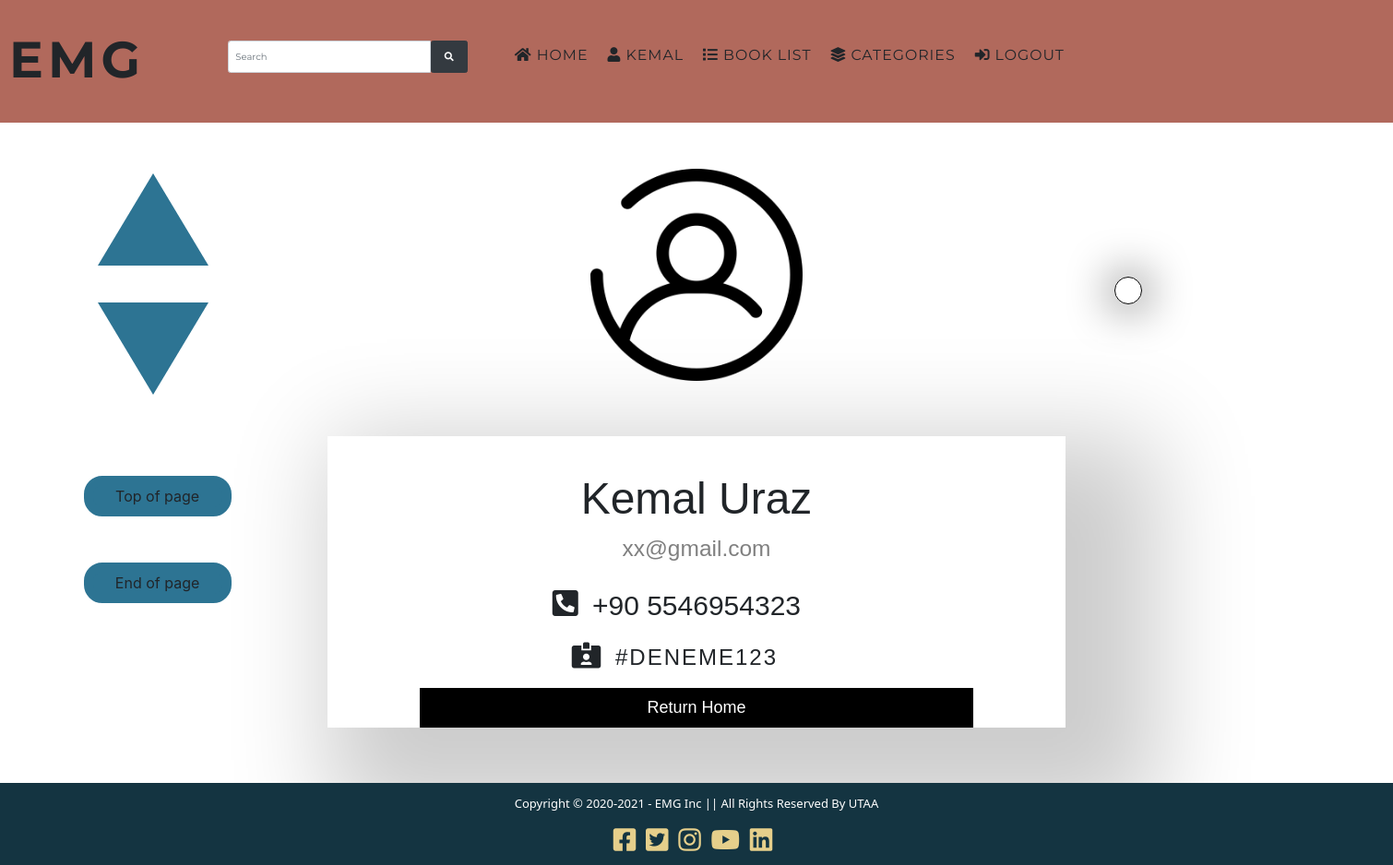
The page /profile.php (signed in) on the database its author committed.
### tables this page shows
CREATE TABLE `user` (
  `id` int(11) NOT NULL,
  `name` text NOT NULL,
  `surname` text NOT NULL,
  `phone` text NOT NULL,
  `email` text NOT NULL,
  `uid` varchar(255) NOT NULL,
  `password` text NOT NULL
);

### class/db.php (called while the page is built, shortened)
<?php
	class db{
		public static $_mysqli = null;
		private $_host = "localhost",
				$_database = "emg",
				$_username = "root",
				$_password = "";
		public function __construct(){
			return $this->Connnect();
		}
		public function Connnect(){
			self::$_mysqli = mysqli_connect($this->_host,$this->_username,$this->_password,$this->_database);
			if(!mysqli_connect_errno()){
				return self::$_mysqli;
			}else{
				echo "Connection Failed !! ". mysqli_connect_error();
			}
		}
		public function Query($q){
			$v =  mysqli_query(self::$_mysqli, $q);
			return $v;
		}
		public function Fetch($howmuch, $from, $where){
			if($where != null){
				$queryString = "SELECT ".$howmuch." FROM ".$from." WHERE ".$where;
			}else{
				$queryString = "SELECT ".$howmuch." FROM ".$from;
			}
			$query = $this->Query($queryString);
			$fetch = mysqli_fetch_assoc($query);
			return $fetch;
		}
	}

### comp/fst.php (called while the page is built, shortened)
<?php
	require_once("class/db.php");
	require_once("comp/function.php");
	$db = new db();

### comp/function.php (called while the page is built, shortened)
<?php
function escape($value)
{
	return trim(htmlentities(htmlspecialchars($value)));
}

### profile.php (the view)
<?php
	require_once("comp/header.php");
	require_once("comp/navbar.php");
	$user_id = escape($_SESSION['id']);
	$user = $db->Fetch("*","user","id='$user_id'");
?>
<div class="container">
	<div class="profileImg">
		<img src="images/user.png" alt="">
	</div>
	<div class="p_card">
	<i class="fas fa-phone-square-alt"></i>
	<i class="fas fa-id-card-alt"></i>
			<p class="pname"><?php echo $user['name'];?> <?php echo $user['surname']; ?></p>
			<p class="p_mail"><?php echo $user['email']; ?></p>
			<p class="p_phoneNumber">+90 <?php echo $user['phone']; ?> </p>
			<p class="p_unique"> #<?php echo $user['uid']; ?></p>
			<a href="index.php">
				<p><button  id="searchnewButton" class="p-button"style="display:block;margin:0 auto;" >Return Home</button></p>
			</a>
	</div>
</div>
<?php
 	require_once("comp/footer_nav.php");
	require_once("comp/footer.php");
?>

### comp/navbar.php (shortened to what this page needs)
<nav>
    <div class="containerNav clearfix">
        <div id="logo-box">
            <a href="index.php" class="logo text-uppercase" style="text-decoration: none;display:block;" id="logoText2">emg</a>
        </div>
        <div class="input-group">
            <form class="navbar-form" role="search" action="search.php" method="get">
                <div class="input-group">
                    <input required type="text" class="form-control j-keyboard" placeholder="Search" name="search" id="search" value="<?php if (isset($_GET['search'])) echo escape($_GET['search']) ?>">
                    <div class="input-group-btn ">
                        <button class="btn btn-dark bg-lg " id="searchButton" type="submit"><i class="fa fa-search "></i></button>
                    </div>
                </div>
            </form>
        </div>
        <div id="nav-links">
            <ul>
                <?php
                if (isset($_SESSION['id'])) {
                    $user_id = escape($_SESSION['id']);
                    $user = $db->Fetch("*", "user", "id='$user_id'");
                ?>
                    <li class="nav-item" title="Home" onclick="location:'index.php'">
                        <a href="index.php" class="nav-link text-uppercase" style="display:block" id="homeNav2">
                            <i class="fas fa-home"></i>
                            Home
                        </a>
                    </li>
                    <li class="nav-item" title="Register">
                        <a href="profile.php" class="nav-link text-uppercase" style="display:block" id="userNameNav">
                            <i class="fas fa-user"></i>
                            <span class="text-20"><?php echo $user['name']; ?></span>
                        </a>
                    </li>
                    <li class="nav-item" title="Book List" style="display:block" id="bookListNav">
                        <a href="list.php" class="nav-link text-uppercase" style="display:block" id="bookList">
                            <i class="fas fa-list"></i>
                            Book List</a>
                    </li>
                    <li class="nav-item" title="Register">
                        <a href="categories.php" class="nav-link text-uppercase" style="display:block" id="cactegoriesNav">
                            <i class="fas fa-layer-group"></i>
                            Categories
                        </a>
                    </li>
                    <li class="nav-item" title="Login">
                        <a href="logout.php" class="nav-link text-uppercase" style="display:block" id="logOutNav">
                            <i class="fas fa-sign-in-alt"></i>
                            logout</a>
                    </li>
                <?php
                }
                ?>
            </ul>
        </div>
    </div>
</nav>

### css/style.css (style rules this page uses)
* { padding: 0px; margin: 0px; box-sizing: border-box; }
html { font-size: 10px; height: 100%; }
body { font-family: 'lato', sans-serif; font-size: 1.6em; font-weight: 400; line-height: 1.5; background-color: rgb(255,255,255) !important; }
a { text-decoration: none; }
ul { list-style-type: none; }
.clearfix::after { content:""; display: block; clear: both; }
.container { width: 140rem; margin-left: auto; margin-right: auto; padding-left: .5rem; padding-right: .5rem; }
.containerNav { width: 150rem; margin-left: auto; margin-right: auto; padding-left: .5rem; padding-right: .5rem; }
.text-uppercase { text-transform: uppercase; }
nav { width: 100%; font-family: Montserrat; background-color: rgb(177,105,92); color: #212529; padding: 2.4rem 0rem; position:sticky; z-index:30; top: 0em; }
#logo-box { float: left; }
#logo-box .logo { color: #212529; font-weight: 700; font-size: 5.5rem; letter-spacing: .5rem; }
#nav-links { float:left; text-align: center; }
#nav-links .nav-item { float: left; margin-left: .1rem; margin-top:1.9rem; }
#nav-links .nav-link { color: #212529; font-size: 1.58rem; display: block; letter-spacing: .1rem; transition: color .8s; }
.containerNav .input-group { float:left; margin-top:2.5rem; margin-left: 8.5rem; margin-right: 4.5rem; width:26rem; transform: translate(-4rem, -1.2rem); }
.input-group input { height: 3.5rem; transform: translateY(-0.6rem); }
.input-group button { height: 3.5rem; transform: translateY(-0.6rem); width: 4rem; }
img { width: 100%; height: 100%; object-fit: cover; }
.profileImg { width:23rem; margin:5rem auto; }
.p_card { box-shadow: 5rem 5rem 10rem 5rem rgba(0, 0, 0, 0.2); width: 80rem; margin: 6rem auto; text-align: center; font-family: arial; }
.pname { margin:0rem auto; font-size: 4.8rem; }
.p_mail { color: grey; font-size: 2.45rem; margin-bottom:2rem; }
.fa-phone-square-alt { transform: translate(-12.5rem, 16.5rem); font-size: 3.2rem; }
.fa-id-card-alt { transform: translate(-13.5rem, 22rem); font-size: 2.8rem; }
.p_phoneNumber { font-size: 3rem; margin-bottom:1.6rem; }
.p_unique { font-size: 2.4rem; margin-bottom:1.5rem; letter-spacing: .2rem; }
.p-button { border: none; outline: 0; display: inline-block; padding: 0.8rem; color: white; background-color: #000; text-align: center; cursor: pointer; width: 75%; font-size: 1.8rem; margin-top:2rem; }

### css/keyboardCss.css (style rules this page uses)
body { font:Tahoma; font-size:13px; color:#3333; padding:0; margin:3px }

### rows shown on the page
user: name "KEMAL", name "Kemal", surname "Uraz", email "xx@gmail.com", phone "5546954323", uid "DENEME123"
